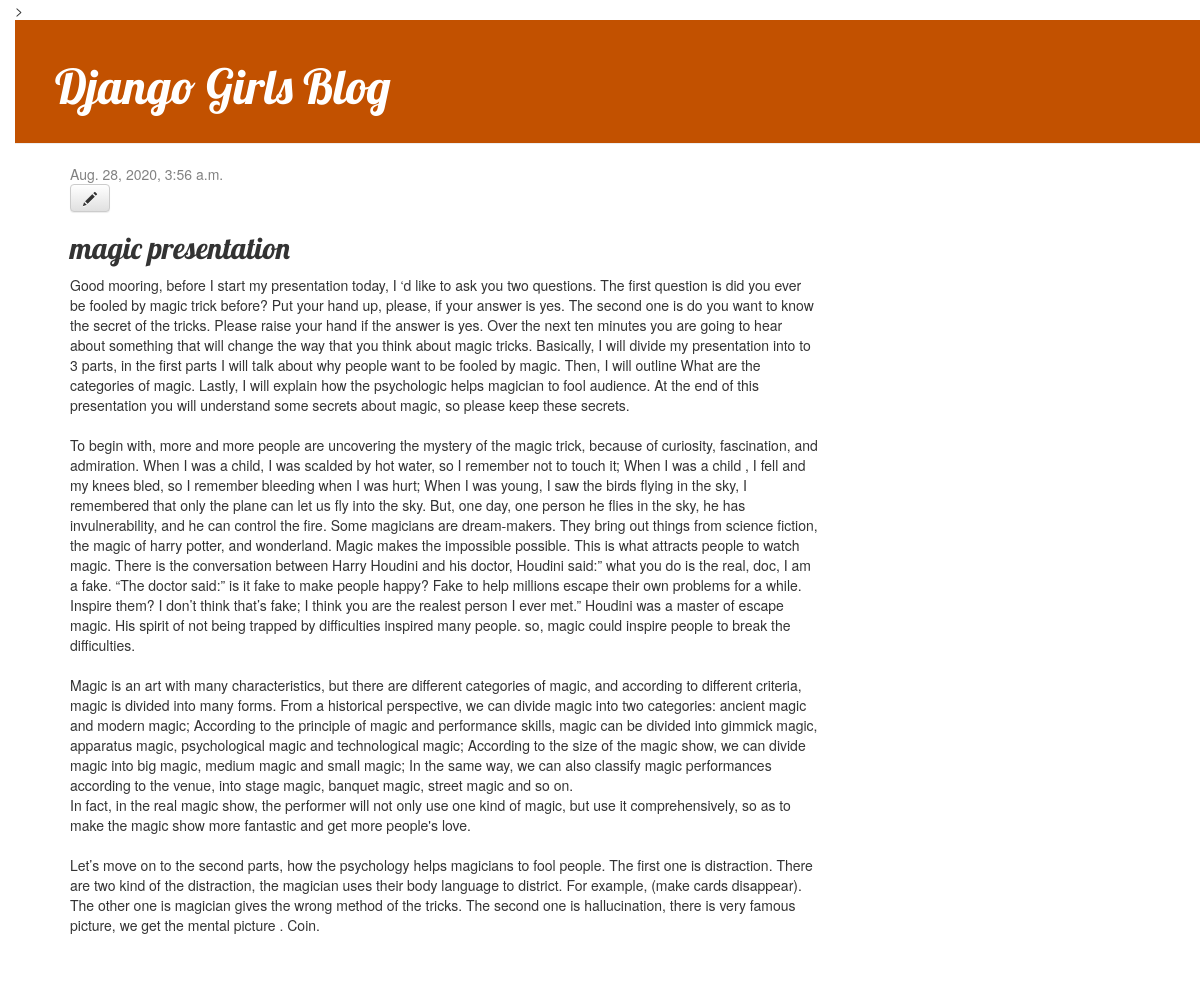
Screenshot of /post/3/ with the database file from the repository.
### blog/models.py (models this page shows, shortened)
class Post(models.Model):
    author = models.ForeignKey(settings.AUTH_USER_MODEL, on_delete=models.CASCADE)
    title = models.CharField(max_length=200)
    text = models.TextField()
    created_date = models.DateTimeField(default=timezone.now)
    published_date = models.DateTimeField(blank=True, null=True)

### blog/views.py (the view)
# urls.py: path('post/<int:pk>/', views.post_detail, name='post_detail'),
def post_detail(request, pk):
    post = get_object_or_404(Post, pk=pk)
    return render(request, 'blog/post_detail.html', {'post': post})

### blog/templates/blog/post_detail.html
 {% extends 'blog/base.html' %}
 {% block content %}
<div class="post">
{% if post.published_date %}
<div class="date">
{{ post.published_date }}
</div>
{% endif %}
<a class="btn btn-default" href="{% url 'post_edit' pk=post.pk %}"><span class="glyphicon glyphicon-pencil"></ span></a>
<h2>{{ post.title }}</h2>
<p>{{ post.text|linebreaksbr }}</p> </div>
{% endblock %}

### blog/static/css/blog.css (style rules this page uses)
h1, h2, h3, h4 { font-family: 'Lobster', cursive; }
.date { color: #828282; }
.post { margin-bottom: 70px; }
body { padding-left: 15px; }

### rows the page displays
Post: published_date "Aug. 28, 2020, 3:56 a.m.", title "magic presentation", text "Good mooring, before I start my presentation today, I ‘d like to ask you two questions. The first question is did you ever be fooled by magic trick before? Put your hand up, please, if your answer is yes. The second one is do you want to know the secret of the tricks. Please raise your hand if the answer is yes. Over the next ten minutes you are going to hear about something that will change the way that you think about magic tricks. Basically, I will divide my presentation into to 3 parts, in the first parts I will talk about why people want to be fooled by magic. Then, I will outline What are the categories of magic. Lastly, I will explain how the psychologic helps magician to fool…"
